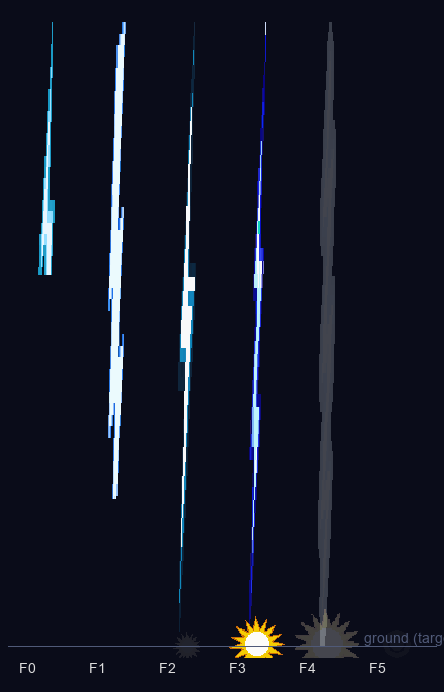

Here is the Python script that generated this plot:
"""Render the lightning_strike.png frames at 6x zoom on a dark
background, for visual review of the sky-strike progression."""
from pathlib import Path
from PIL import Image, ImageDraw, ImageFont

ROOT = Path(__file__).resolve().parent.parent.parent
SRC = ROOT / "godot/assets/sprites/anim/fx/lightning_strike.png"
OUT = ROOT / "tools/sprites/_inspect_lightning.png"

SCALE = 1            # 10-square-tall canvas — drop scale so it fits
FRAME_W = 64
FRAME_H = 640        # tall frames — 10 squares high
GAP = 6
LABEL_H = 22


def render() -> None:
    strip = Image.open(SRC).convert("RGBA")
    n = strip.size[0] // FRAME_W
    cell_w = FRAME_W * SCALE
    cell_h = FRAME_H * SCALE
    sheet_w = n * cell_w + (n - 1) * GAP + 30
    sheet_h = cell_h + LABEL_H + 30
    sheet = Image.new("RGBA", (sheet_w, sheet_h), (10, 12, 25, 255))
    draw = ImageDraw.Draw(sheet)
    try:
        font = ImageFont.truetype("arial.ttf", 14)
    except Exception:
        font = ImageFont.load_default()

    for i in range(n):
        f = strip.crop((i * FRAME_W, 0, (i + 1) * FRAME_W, FRAME_H))
        up = f.resize((cell_w, cell_h), Image.NEAREST)
        x = 15 + i * (cell_w + GAP)
        sheet.paste(up, (x, 18), up)
        draw.text((x + 4, 18 + cell_h + 2), f"F{i}",
                  fill=(220, 220, 220, 255), font=font)

    # Draw a horizontal "ground line" across all frames at the source
    # ground line position (LIGHTNING_GROUND_Y = 628 in source pixels)
    # so the inspector can see where the impact spark lands relative
    # to the bolt — useful to verify the bottom of the sprite is what
    # gets anchored to the target square in Godot.
    ground_y = 18 + 628 * SCALE
    draw.line([(8, ground_y), (sheet_w - 8, ground_y)],
              fill=(80, 90, 120, 255), width=1)
    draw.text((sheet_w - 80, ground_y - 16), "ground (target sq bottom)",
              fill=(80, 90, 120, 255), font=font)

    sheet.save(OUT)
    print(f"saved -> {OUT.relative_to(ROOT)}  size={sheet.size}")


if __name__ == "__main__":
    render()
